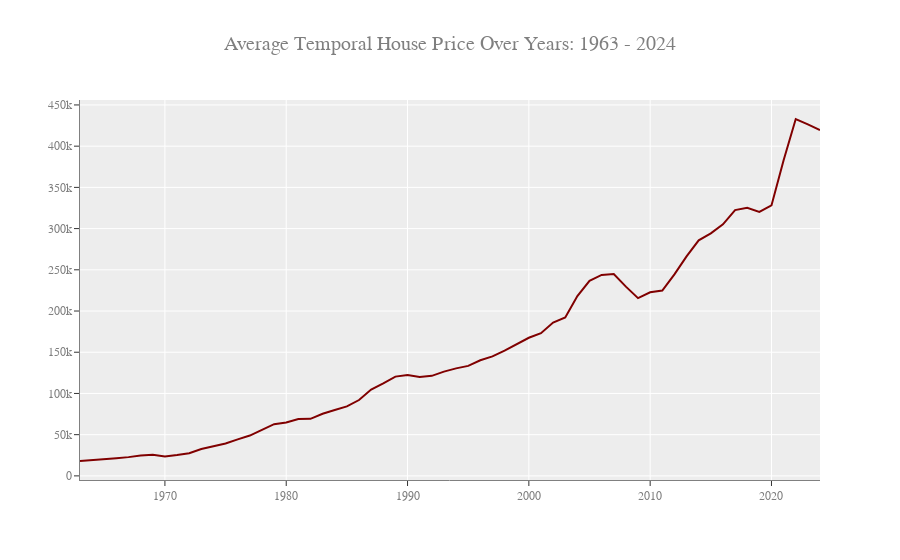

Notebook source saved alongside this figure:
### Code cell
fig = go.Figure()
fig.update_layout(title="Average Temporal House Price Over Years: 1963 - 2024", title_font_size = 20,
                  font=dict( family="Courier New, monospace", size=12,color="#7f7f7f"),
                  template = "ggplot2", hovermode= 'closest')
fig.update_xaxes(showline=True, linewidth=1, linecolor='gray')
fig.update_yaxes(showline=True, linewidth=1, linecolor='gray')

fig.add_trace(go.Scatter(x = year_avg['year'], y = year_avg['MSPUS'], mode = 'lines',
                         name = 'Avg. Temp', marker_color=red))

### Figure 1 — Plotly figure (JSON) as saved in the notebook; plotly's stock layout.template omitted (floating-point values rounded to 4 significant figures)
{"data": [{"marker": {"color": "rgb(128, 0, 0)"}, "mode": "lines", "name": "Avg. Temp", "type": "scatter", "x": [1963, 1964, 1965, 1966, 1967, 1968, 1969, 1970, 1971, 1972, 1973, 1974, 1975, 1976, 1977, 1978, 1979, 1980, 1981, 1982, 1983, 1984, 1985, 1986, 1987, 1988, 1989, 1990, 1991, 1992, 1993, 1994, 1995, 1996, 1997, 1998, 1999, 2000, 2001, 2002, 2003, 2004, 2005, 2006, 2007, 2008, 2009, 2010, 2011, 2012, 2013, 2014, 2015, 2016, 2017, 2018, 2019, 2020, 2021, 2022, 2023, 2024], "y": [18050, 18925, 20125, 21500, 22750, 24800, 25600, 23475, 25225, 27525, 32600, 36050, 39275, 44225, 48900, 55850, 62750, 64750, 68950, 69225, 75375, 79950, 84275, 92025, 104700, 112225, 120425, 122300, 119975, 121375, 126500, 130425, 133475, 140250, 145000, 151925, 160125, 167550, 173100, 186025, 192125, 218150, 236550, 243750, 244950, 229550, 215650, 222700, 224900, 244400, 266225, 285775, 294150, 305125, 322425, 325275, 320250, 328150, 383000, 432950, 426525, 419550]}], "layout": {"font": {"color": "#7f7f7f", "family": "Courier New, monospace", "size": 12}, "hovermode": "closest", "title": {"font": {"size": 20}, "text": "Average Temporal House Price Over Years: 1963 - 2024"}, "xaxis": {"linecolor": "gray", "linewidth": 1, "showline": true}, "yaxis": {"linecolor": "gray", "linewidth": 1, "showline": true}}}
